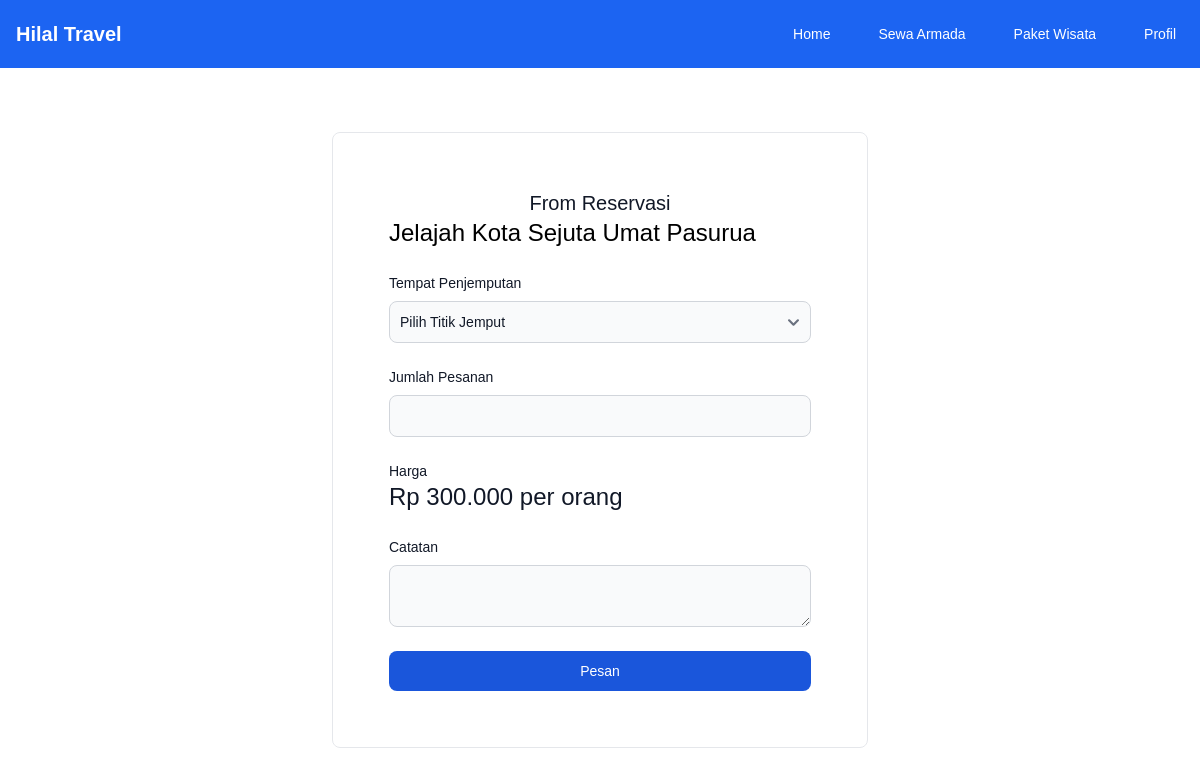
The page /app/user/paket/pesan.php?id=P0003 (signed in) on the database as committed earlier.
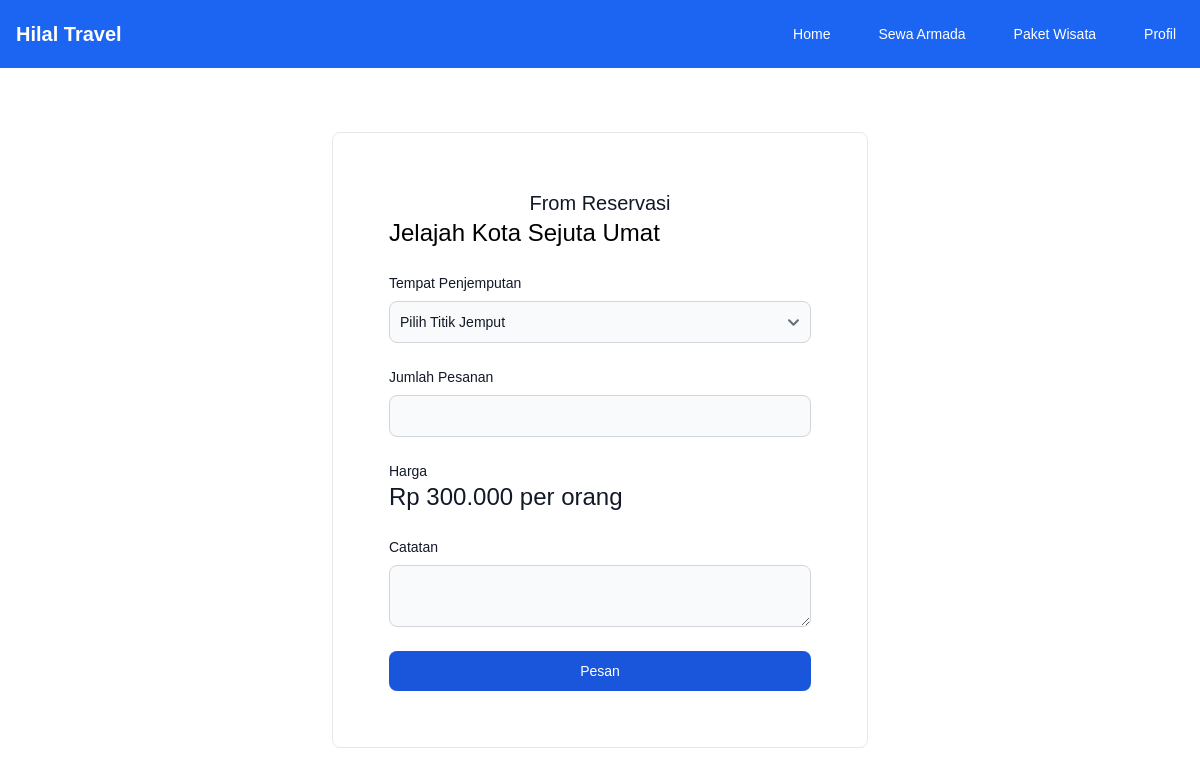
The same page on the database as committed later.
### tables this page shows
CREATE TABLE `paket` (
  `ID_PAKET` char(8) NOT NULL,
  `NAMA_PAKET` varchar(32) NOT NULL,
  `DESTINASI_PAKET` varchar(256) NOT NULL,
  `HARGA_PAKET` bigint(20) NOT NULL,
  `JEMPUT_PAKET` varchar(256) NOT NULL,
  `KAPASITAS_PAKET` int(11) NOT NULL,
  `TANGGAL_PAKET` datetime NOT NULL,
  `DESKRIPSI_PAKET` varchar(256) NOT NULL,
  `GAMBAR_PAKET` varchar(256) NOT NULL
);

### app/database.php (called while the page is built, shortened)
<?php
	function getPaketById($id) {
		try{
			$statement = DB->prepare("SELECT * FROM paket where ID_PAKET = :id");
			$statement->bindValue(':id',$id);
			$statement->execute();
			return $statement->fetch(PDO::FETCH_ASSOC);
		}
		catch(PDOException $err){
			echo $err->getMessage();
		}
	}
?>

### assets/inc/user/paket/pesan.php (the view, shortened to what this page needs)
<h2 class="text-2xl text-bold"><?= $paket["NAMA_PAKET"]; ?></h2>
<div>
  <label
    for="titik"
    class="block mb-2 text-sm font-medium text-gray-900"
    >Tempat Penjemputan</label
  >
  <select class="bg-gray-50 border border-gray-300 text-gray-900 text-sm rounded-lg focus:ring-blue-500 focus:border-blue-500 block w-full p-2.5" name="titik">
      <option value="" selected disabled>Pilih Titik Jemput</option>
  </select>
</div>
<div>
  <label
    for="jumlah"
    class="block mb-2 text-sm font-medium text-gray-900"
    >Jumlah Pesanan</label
  >
  <input
    type="number"
    name="jumlah"
    id="jumlah"
    class="bg-gray-50 border border-gray-300 text-gray-900 text-sm rounded-lg focus:ring-blue-500 focus:border-blue-500 block w-full p-2.5"
    required
  />
</div>
<div>
  <label
    class="block mb-2 text-sm font-medium text-gray-900"
    >Harga<label
  >
  <h2 class="text-2xl text-bold"><?= "Rp " . number_format($paket["HARGA_PAKET"], 0, ',', '.');?> per orang</h2>
</div>
<div>
  <label
    for="catatan"
    class="block mb-2 text-sm font-medium text-gray-900"
    >Catatan</label
  >
  <textarea
    type="text"
    name="catatan"
    id="catatan"
    class="bg-gray-50 border border-gray-300 text-gray-900 text-sm rounded-lg focus:ring-blue-500 focus:border-blue-500 block w-full p-2.5"
    required
  ></textarea>
</div>
<button
  id="pay-button"
  type="submit"
  name="submit"
  class="w-full text-white bg-blue-700 hover:bg-blue-800 focus:ring-4 focus:outline-none focus:ring-blue-300 font-medium rounded-lg text-sm px-5 py-2.5 text-center"
>
  Pesan
</button>

Rows that differ between the two databases and show on the page:
changed paket: NAMA_PAKET "Jelajah Kota Sejuta Umat Pasurua" → "Jelajah Kota Sejuta Umat"
